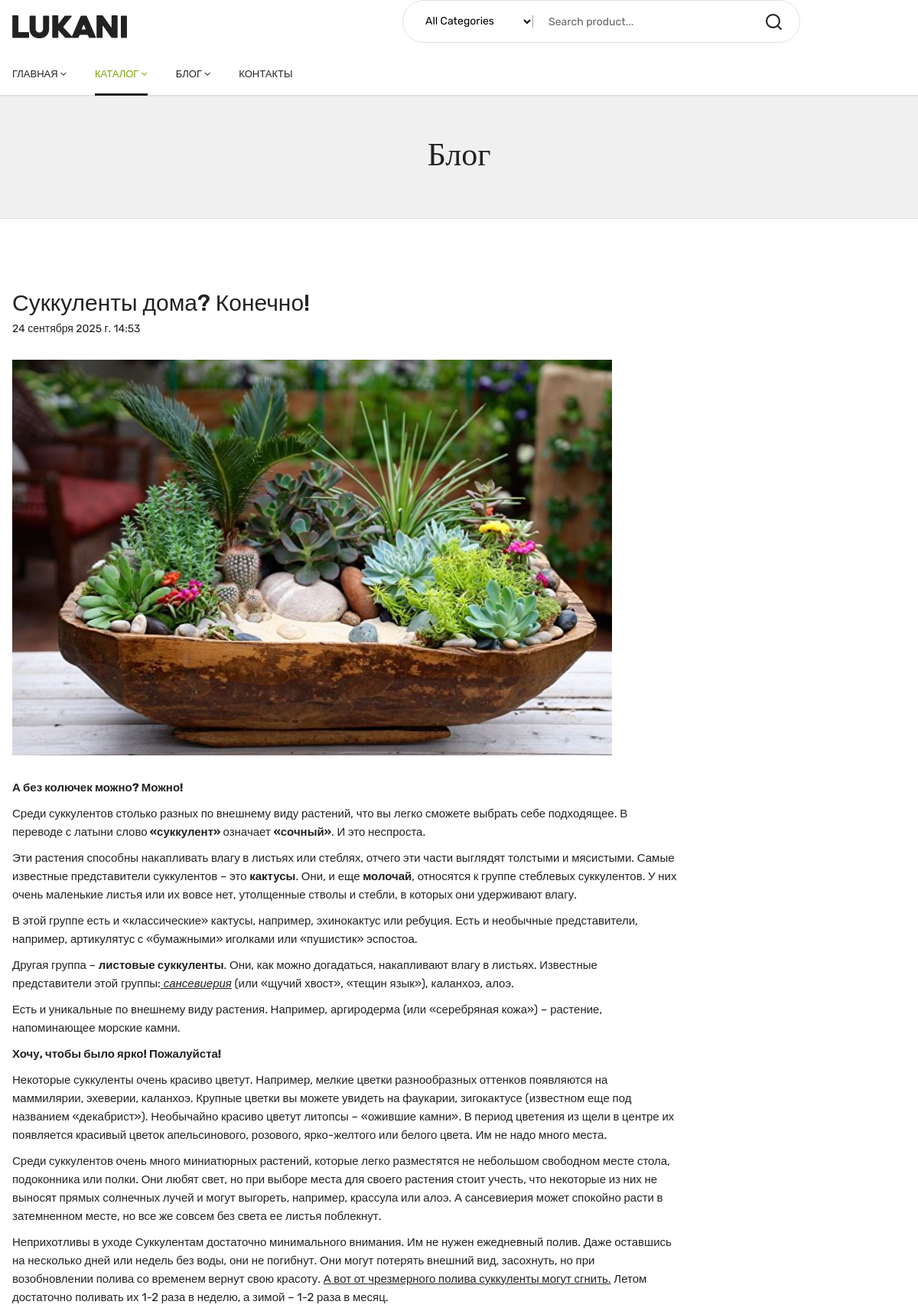
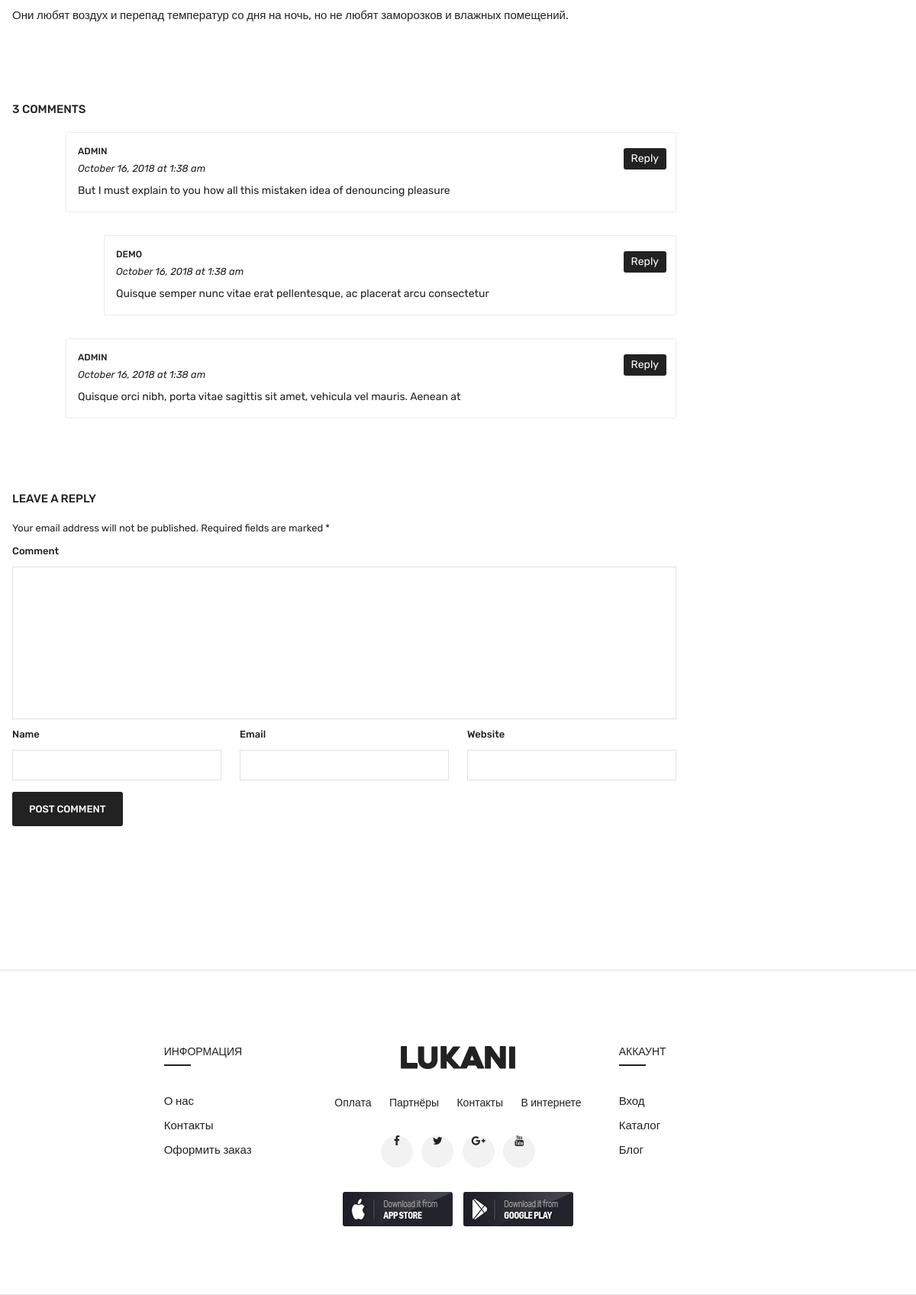
The app's page /blog/post-detail/1 with its own data (2 pictures, top to bottom).
### blog/models.py (models this page shows, shortened)
class Posts(models.Model):
    title = models.CharField(max_length=100)
    content = models.TextField(null=True,blank=True)
    image = models.ImageField(null=True,blank=True,upload_to='projects/%Y/%m/%d/')
    created = models.DateTimeField(auto_now_add=True)

### blog/views.py (the view)
# urls.py: path('post-detail/<str:pk>', views.post_detail, name='post_detail'),
def post_detail(request, pk):
    post = Posts.objects.get(pk=pk)
    context = {'post':post}
    return render(request, 'blog/blog-details.html', context)

### blog/templates/blog/blog-details.html (shortened to what this page needs)
{% extends 'menu/index.html' %}
{% load static %}
{% block content %}
      <header>
        <div class="main_header">
            <div class="header_middle">
                <div class="container">
                    <div class="row align-items-center">
                        <div class="col-lg-3 col-md-3 col-4">
                            <div class="logo">
                                <a href="{% url 'menu.index' %}"><img src="{% static 'img/logo/logo.png' %}" alt=""></a>
                            </div>
                        </div>
                        <div class="col-lg-9 col-md-6 col-6">
                            <div class="header_right_info">
                                <div class="search_container">
                                    <form action="#">
                                        <div class="hover_category">
                                            <select class="select_option" name="select" id="categori1">
                                                <option selected value="1">All Categories</option>
                                            </select>
                                        </div>
                                        <div class="search_box">
                                            <input placeholder="Search product..." type="text">
                                            <button type="submit"><i class="icon-search"></i></button>
                                        </div>
                                    </form>
                            </div>
                        </div>
                    </div>
                </div>
            </div>
            <div class="header_bottom sticky-header">
                <div class="container">
                    <div class="row align-items-center">
                        <div class="col-lg-6">
                            <div class="main_menu menu_position">
                                <nav>
                                    <ul>
                                        <li>
                                            <a href="{% url 'menu.index' %}">Главная<i class="fa fa-angle-down"></i></a>
                                        </li>
                                        <li class="mega_items">
                                            <a class="active" href="{% url 'menu.catalog' %}">Каталог<i
                                                    class="fa fa-angle-down"></i>
                                            </a>
                                        </li>
                                        <li><a href="{%  url 'menu.posts' %}">Блог<i class="fa fa-angle-down"></i></a>
                                        </li>
                                        <li><a href="contact.html"> Контакты </a></li>
                                    </ul>
                                </nav>
                            </div>
                        </div>
                    </div>
                </div>
            </div>
        </div>
    </header>
    <div class="breadcrumbs_area">
        <div class="container">
            <div class="row">
                <div class="col-12">
                    <div class="breadcrumb_content">
                        <h3>Блог</h3>
                    </div>
                    </div>
                </div>
            </div>
        </div>
    <div class="blog_details">
        <div class="container">
            <div class="row">
                <div class="col-lg-9 col-md-12">
                    <div class="blog_wrapper blog_wrapper_details">
                        <article class="single_blog">
                            <figure>
                                <div class="post_header">
                                    <h3 class="post_title">{{ post.title }}</h3>
                                    <div class="blog_meta">
                                        <p>{{post.created}}</p>
                                    </div>
                                </div>
                                <div class="blog_thumb">
                                    {% if post.image %}
                                    <a href="{% url 'post_detail' pk=post.pk %}"><img src="{{ post.image.url }}" alt=""></a>
                                    {% else %}
                                        <img src="{% static 'img/default.jpg' %}" alt="Нет изображения">
                                    {% endif %}
                                </div>
                                <figcaption class="blog_content">
                                    <div class="post_content">
                                        {{post.content|safe }}
                                    </div>
                                </figcaption>
                            </figure>
                        </article>
                        <div class="comments_box">
                            <h3>3 Comments </h3>
                            <div class="comment_list">
                                <div class="comment_content">
                                    <div class="comment_meta">
                                        <h5><a href="#">Admin</a></h5>
                                        <span>October 16, 2018 at 1:38 am</span>
                                    </div>
                                    <p>But I must explain to you how all this mistaken idea of denouncing pleasure</p>
                                    <div class="comment_reply">
                                        <a href="#">Reply</a>
                                    </div>
                                </div>
                            </div>
                            <div class="comment_list list_two">
                                <div class="comment_content">
                                    <div class="comment_meta">
                                        <h5><a href="#">Demo</a></h5>
                                        <span>October 16, 2018 at 1:38 am</span>
                                    </div>
                                    <p>Quisque semper nunc vitae erat pellentesque, ac placerat arcu consectetur</p>
                                    <div class="comment_reply">
                                        <a href="#">Reply</a>
                                    </div>
                                </div>
                            </div>
                            <div class="comment_list">
                                <div class="comment_content">
                                    <div class="comment_meta">
                                        <h5><a href="#">Admin</a></h5>
                                        <span>October 16, 2018 at 1:38 am</span>
                                    </div>
                                    <p>Quisque orci nibh, porta vitae sagittis sit amet, vehicula vel mauris. Aenean at
                                    </p>
                                    <div class="comment_reply">
                                        <a href="#">Reply</a>
                                    </div>
                                </div>
                            </div>
                        </div>
                        <div class="comments_form">
                            <h3>Leave a Reply </h3>
                            <p>Your email address will not be published. Required fields are marked *</p>
                            <form action="#">
                                <div class="row">
                                    <div class="col-12">
                                        <label for="review_comment">Comment </label>
                                        <textarea name="comment" id="review_comment"></textarea>
                                    </div>
                                    <div class="col-lg-4 col-md-4">
                                        <label for="author">Name</label>
                                        <input id="author" type="text">
                                    </div>
                                    <div class="col-lg-4 col-md-4">
                                        <label for="email">Email </label>
                                        <input id="email" type="text">
                                    </div>
                                    <div class="col-lg-4 col-md-4">
                                        <label for="website">Website </label>
                                        <input id="website" type="text">
                                    </div>
                                </div>
                                <button class="button" type="submit">Post Comment</button>
                            </form>
                        </div>
                    </div>
                </div>
            </div>
        </div>
    </div>
{% endblock %}

### menu/static/css/plugins.css (style rules this page uses)
[class^="icon-"], [class*=" icon-"] { font-family: 'plaza-icon' !important; speak: none; font-style: normal; font-weight: normal; font-variant: normal; text-transform: none; line-height: 1; -webkit-font-smoothing: antialiased; -moz-osx-font-smoothing: grayscale; }
.icon-search:before { content: "\e9c1"; }

### records on screen
Posts: title "Суккуленты дома? Конечно!", created "24 сентября 2025 г. 14:53", image (picture), content "А без колючек можно? Можно! Среди суккулентов столько разных по внешнему виду растений, что вы легко сможете выбрать себе подходящее. В переводе с латыни слово «суккулент» означает «сочный» . И это неспроста. Эти растения способны накапливать влагу в листьях или стеблях, отчего эти части выглядят толстыми и мясистыми. Самые известные представители суккулентов – это кактусы . Они, и еще молочай , относятся к группе стеблевых суккулентов. У них очень маленькие листья или их вовсе нет, утолщенные стволы и стебли, в которых они удерживают влагу. В этой группе есть и «классические» кактусы, например, эхинокактус или ребуция. Есть и необычные представители, например, артикулятус с «бумажными»…"
